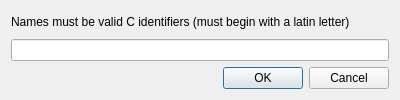
<?xml version="1.0" encoding="UTF-8"?>
<ui version="4.0">
 <class>NameChangeDialog</class>
 <widget class="QDialog" name="NameChangeDialog">
  <property name="geometry">
   <rect>
    <x>0</x>
    <y>0</y>
    <width>400</width>
    <height>100</height>
   </rect>
  </property>
  <property name="windowTitle">
   <string>Change name</string>
  </property>
  <layout class="QVBoxLayout" name="verticalLayout">
   <item>
    <widget class="QLabel" name="labelNameConstraints">
     <property name="text">
      <string>Names must be valid C identifiers (must begin with a latin letter)</string>
     </property>
    </widget>
   </item>
   <item>
    <widget class="QLineEdit" name="nameLineEdit"/>
   </item>
   <item>
    <widget class="QDialogButtonBox" name="buttonBox">
     <property name="orientation">
      <enum>Qt::Horizontal</enum>
     </property>
     <property name="standardButtons">
      <set>QDialogButtonBox::Cancel|QDialogButtonBox::Ok</set>
     </property>
    </widget>
   </item>
  </layout>
 </widget>
 <resources/>
 <connections>
  <connection>
   <sender>buttonBox</sender>
   <signal>accepted()</signal>
   <receiver>NameChangeDialog</receiver>
   <slot>accept()</slot>
   <hints>
    <hint type="sourcelabel">
     <x>248</x>
     <y>254</y>
    </hint>
    <hint type="destinationlabel">
     <x>157</x>
     <y>274</y>
    </hint>
   </hints>
  </connection>
  <connection>
   <sender>buttonBox</sender>
   <signal>rejected()</signal>
   <receiver>NameChangeDialog</receiver>
   <slot>reject()</slot>
   <hints>
    <hint type="sourcelabel">
     <x>316</x>
     <y>260</y>
    </hint>
    <hint type="destinationlabel">
     <x>286</x>
     <y>274</y>
    </hint>
   </hints>
  </connection>
 </connections>
</ui>
